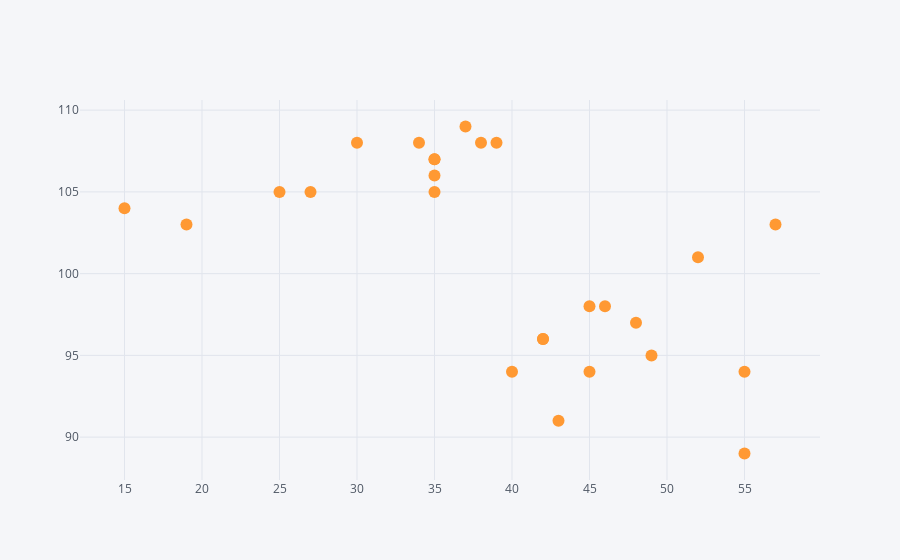

Notebook cell for this chart:
### Code cell
df.iplot(kind='scatter', mode='markers', x='Age', y='Expenditures', filename='cufflinks/Age-Expenditures')

### Figure 1 — Plotly figure (JSON) as saved in the notebook; plotly's stock layout.template omitted (floating-point values rounded to 4 significant figures)
{"data": [{"line": {"color": "rgba(255, 153, 51, 1.0)", "dash": "solid", "shape": "linear", "width": 1.3}, "marker": {"size": 12, "symbol": "circle"}, "mode": "markers", "name": "Expenditures", "text": "", "type": "scatter", "uid": "6f8388a9-52b4-47eb-b9cd-e0e0882985f5", "x": [49, 15, 43, 45, 40, 35, 42, 38, 46, 30, 52, 55, 42, 25, 35, 35, 35, 27, 48, 37, 45, 19, 57, 55, 34, 39], "y": [95, 104, 91, 98, 94, 107, 96, 108, 98, 108, 101, 89, 96, 105, 107, 106, 105, 105, 97, 109, 94, 103, 103, 94, 108, 108]}], "layout": {"legend": {"bgcolor": "#F5F6F9", "font": {"color": "#4D5663"}}, "paper_bgcolor": "#F5F6F9", "plot_bgcolor": "#F5F6F9", "title": {"font": {"color": "#4D5663"}}, "xaxis": {"gridcolor": "#E1E5ED", "showgrid": true, "tickfont": {"color": "#4D5663"}, "title": {"font": {"color": "#4D5663"}, "text": ""}, "zerolinecolor": "#E1E5ED"}, "yaxis": {"gridcolor": "#E1E5ED", "showgrid": true, "tickfont": {"color": "#4D5663"}, "title": {"font": {"color": "#4D5663"}, "text": ""}, "zerolinecolor": "#E1E5ED"}}}
